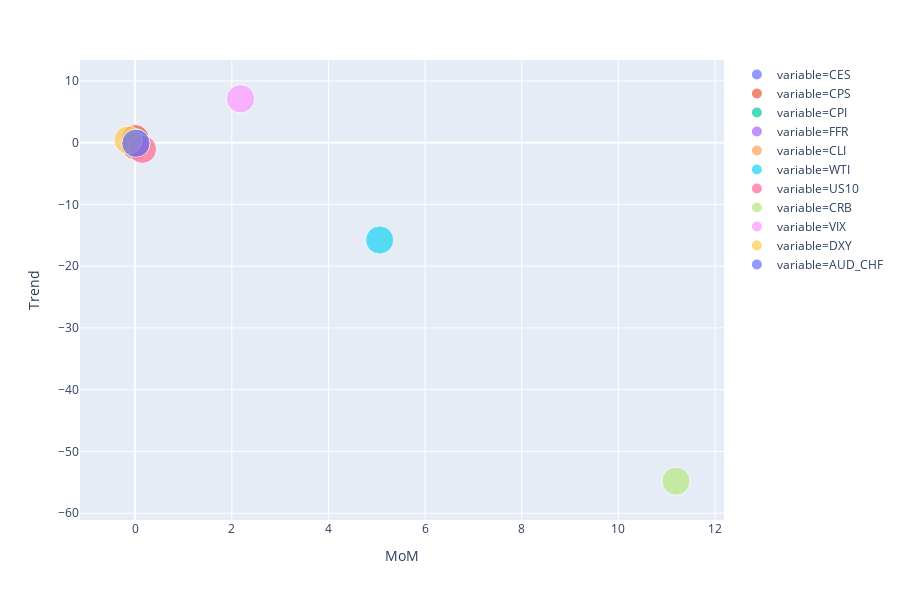

Source (notebook cell):
### Code cell
fig = px.scatter(idcs, x="MoM", y="Trend", color="variable", size='size', hover_data=idcs[['value']])
fig.show()
## 경기판단: Spring(회복기)
## 10년 장기트랜드 보다 낮지만 금리, 상품지수, 유가, 호주달러가치 측면에서 높은 경기회복이 관찰됨
## 반면 달러지수와 변동성 지수는 장기트랜드 보다 높지만 빠르게 축소되는 것으로 보아 역시 경기회복의 시그널로 볼 수 있음
## 실업 및 고용, 물가지수 관련 데이터는 20년 12월 데이터가 최신

### Figure 1 — Plotly figure (JSON) as saved in the notebook; plotly's stock layout.template omitted (floating-point values rounded to 4 significant figures)
{"data": [{"customdata": [[0]], "hoverlabel": {"namelength": 0}, "hovertemplate": "variable=CES<br>MoM=%{x}<br>Trend=%{y}<br>size=%{marker.size}<br>value=%{customdata[0]}", "legendgroup": "variable=CES", "marker": {"color": "#636efa", "size": [0.01], "sizemode": "area", "sizeref": 2.5e-05, "symbol": "circle"}, "mode": "markers", "name": "variable=CES", "showlegend": true, "type": "scatter", "x": [0.0009811], "xaxis": "x", "y": [-0.0007186], "yaxis": "y"}, {"customdata": [[6.7]], "hoverlabel": {"namelength": 0}, "hovertemplate": "variable=CPS<br>MoM=%{x}<br>Trend=%{y}<br>size=%{marker.size}<br>value=%{customdata[0]}", "legendgroup": "variable=CPS", "marker": {"color": "#EF553B", "size": [0.01], "sizemode": "area", "sizeref": 2.5e-05, "symbol": "circle"}, "mode": "markers", "name": "variable=CPS", "showlegend": true, "type": "scatter", "x": [0], "xaxis": "x", "y": [0.6492], "yaxis": "y"}, {"customdata": [[0]], "hoverlabel": {"namelength": 0}, "hovertemplate": "variable=CPI<br>MoM=%{x}<br>Trend=%{y}<br>size=%{marker.size}<br>value=%{customdata[0]}", "legendgroup": "variable=CPI", "marker": {"color": "#00cc96", "size": [0.01], "sizemode": "area", "sizeref": 2.5e-05, "symbol": "circle"}, "mode": "markers", "name": "variable=CPI", "showlegend": true, "type": "scatter", "x": [-0.000941], "xaxis": "x", "y": [-0.001399], "yaxis": "y"}, {"customdata": [[0.09]], "hoverlabel": {"namelength": 0}, "hovertemplate": "variable=FFR<br>MoM=%{x}<br>Trend=%{y}<br>size=%{marker.size}<br>value=%{customdata[0]}", "legendgroup": "variable=FFR", "marker": {"color": "#ab63fa", "size": [0.01], "sizemode": "area", "sizeref": 2.5e-05, "symbol": "circle"}, "mode": "markers", "name": "variable=FFR", "showlegend": true, "type": "scatter", "x": [0], "xaxis": "x", "y": [-0.5427], "yaxis": "y"}, {"customdata": [[99.25]], "hoverlabel": {"namelength": 0}, "hovertemplate": "variable=CLI<br>MoM=%{x}<br>Trend=%{y}<br>size=%{marker.size}<br>value=%{customdata[0]}", "legendgroup": "variable=CLI", "marker": {"color": "#FFA15A", "size": [0.01], "sizemode": "area", "sizeref": 2.5e-05, "symbol": "circle"}, "mode": "markers", "name": "variable=CLI", "showlegend": true, "type": "scatter", "x": [0], "xaxis": "x", "y": [-0.5008], "yaxis": "y"}, {"customdata": [[52.34]], "hoverlabel": {"namelength": 0}, "hovertemplate": "variable=WTI<br>MoM=%{x}<br>Trend=%{y}<br>size=%{marker.size}<br>value=%{customdata[0]}", "legendgroup": "variable=WTI", "marker": {"color": "#19d3f3", "size": [0.01], "sizemode": "area", "sizeref": 2.5e-05, "symbol": "circle"}, "mode": "markers", "name": "variable=WTI", "showlegend": true, "type": "scatter", "x": [5.06], "xaxis": "x", "y": [-15.76], "yaxis": "y"}, {"customdata": [[1.077]], "hoverlabel": {"namelength": 0}, "hovertemplate": "variable=US10<br>MoM=%{x}<br>Trend=%{y}<br>size=%{marker.size}<br>value=%{customdata[0]}", "legendgroup": "variable=US10", "marker": {"color": "#FF6692", "size": [0.01], "sizemode": "area", "sizeref": 2.5e-05, "symbol": "circle"}, "mode": "markers", "name": "variable=US10", "showlegend": true, "type": "scatter", "x": [0.1509], "xaxis": "x", "y": [-1.071], "yaxis": "y"}, {"customdata": [[174.3]], "hoverlabel": {"namelength": 0}, "hovertemplate": "variable=CRB<br>MoM=%{x}<br>Trend=%{y}<br>size=%{marker.size}<br>value=%{customdata[0]}", "legendgroup": "variable=CRB", "marker": {"color": "#B6E880", "size": [0.01], "sizemode": "area", "sizeref": 2.5e-05, "symbol": "circle"}, "mode": "markers", "name": "variable=CRB", "showlegend": true, "type": "scatter", "x": [11.19], "xaxis": "x", "y": [-54.82], "yaxis": "y"}, {"customdata": [[24.69]], "hoverlabel": {"namelength": 0}, "hovertemplate": "variable=VIX<br>MoM=%{x}<br>Trend=%{y}<br>size=%{marker.size}<br>value=%{customdata[0]}", "legendgroup": "variable=VIX", "marker": {"color": "#FF97FF", "size": [0.01], "sizemode": "area", "sizeref": 2.5e-05, "symbol": "circle"}, "mode": "markers", "name": "variable=VIX", "showlegend": true, "type": "scatter", "x": [2.18], "xaxis": "x", "y": [7.101], "yaxis": "y"}, {"customdata": [[90.3]], "hoverlabel": {"namelength": 0}, "hovertemplate": "variable=DXY<br>MoM=%{x}<br>Trend=%{y}<br>size=%{marker.size}<br>value=%{customdata[0]}", "legendgroup": "variable=DXY", "marker": {"color": "#FECB52", "size": [0.01], "sizemode": "area", "sizeref": 2.5e-05, "symbol": "circle"}, "mode": "markers", "name": "variable=DXY", "showlegend": true, "type": "scatter", "x": [-0.1478], "xaxis": "x", "y": [0.432], "yaxis": "y"}, {"customdata": [[0.6852]], "hoverlabel": {"namelength": 0}, "hovertemplate": "variable=AUD_CHF<br>MoM=%{x}<br>Trend=%{y}<br>size=%{marker.size}<br>value=%{customdata[0]}", "legendgroup": "variable=AUD_CHF", "marker": {"color": "#636efa", "size": [0.01], "sizemode": "area", "sizeref": 2.5e-05, "symbol": "circle"}, "mode": "markers", "name": "variable=AUD_CHF", "showlegend": true, "type": "scatter", "x": [0.01556], "xaxis": "x", "y": [-0.1014], "yaxis": "y"}], "layout": {"height": 600, "legend": {"itemsizing": "constant", "tracegroupgap": 0}, "margin": {"t": 60}, "xaxis": {"anchor": "y", "domain": [0, 1], "title": {"text": "MoM"}}, "yaxis": {"anchor": "x", "domain": [0, 1], "title": {"text": "Trend"}}}}
